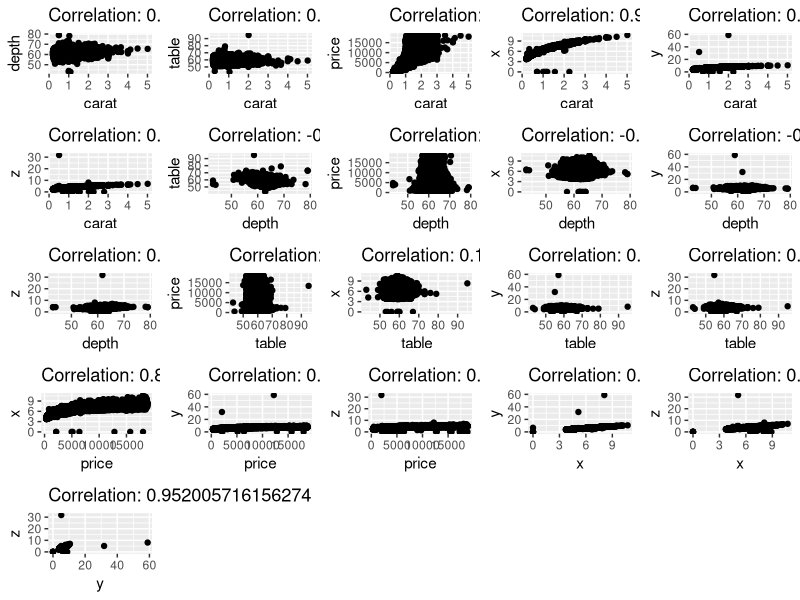

Reproduce this figure in R.
## ---- chunk 1
extract_numerical_columns <- function(dataframe) #this function takes a data frame and return all numeric columns from it
  {
  nums <- sapply(dataframe, is.numeric) #Since a data frame is a list we can use the list-apply functions to get all numerical columns
  numeric_columns <- dataframe[, nums] #create the variable that contains all numerical columns
  return (numeric_columns) #output
  }
  
  require(ggplot2) #require the ggplot2 package to load the diamond data frame
  extract_numerical_columns(diamonds) #test
## ---- chunk 2
pearson_cor <- function(dataframe) #create a function with input data frame and output two columns with pair of variable names in the 1st column and their person correlation in the 2nd column
{
  Pair_of_variables <- c() #create a variable Pair_of_variables, where we will put pair of variable names in it
  Pearson_cor_coeff <- c() #create a variable Pair_of_variables, where we will put corresponding Pearson correlation coefficient in it
  dataframenum <- extract_numerical_columns(dataframe) #create a variable dataframenum that contains all numeric column names in dataframe by using the function we defined above
  n=1 #create a variable n that will represent position in Pair_of_variables and Pearson_cor_coeff, we will use it to go through all positions in Pair_of_variables and Pearson_cor_coeff, let it equal to 1 first
  for (i in 1:(ncol(dataframenum)-1)){ #use for loop to go through from the first column name to the penult in dataframenum
    for (j in (i+1):ncol(dataframenum)){ #use for loop to go through from the i+1th column name to the last in dataframenum
      Pair_of_variables[n]  <- paste(colnames(dataframenum)[i],"-",colnames(dataframenum)[j],sep="") #using paste() to write pair of variable names in a single string separated by a -, and put into Pair_of_variables
      Pearson_cor_coeff[n]  <- cor(dataframenum[ ,i],dataframenum[ ,j],method="pearson") #using cor() to calculate the Pearson correlation coefficient between the ith column and jth column in dataframenum, and write down the result in Pearson_cor_coeff
      n=n+1 #add 1 to n in order to go to the next positions in Pair_of_variables and Pearson_cor_coeff
    } #finish second for loop
  }#finish first for loop
  newdata<-data.frame(Pair_of_variables, Pearson_cor_coeff) #create a data frame called newdata, put Pair_of_variables and Pearson_cor_coeff into it 
  newdata #output newdata 
} #finish function

require(ggplot2) #load ggplot2 package to get diamonds data frame

pearson_cor(diamonds) #test pearson_cor() by using diamonds data


## ---- chunk 3
  sca_plot <- function(dataframe) # this function sca_plot() takes input data frame variable and outputs a labeled scatter plot for every pair of numerica variables.
    { 
  library(ggplot2) #load ggplot2 package to get diamonds data frame
  library(grid) #load grid package to create plot
  library(gridExtra) #load gridExtra package in order to integrate all plots
  dataframenumeric <- extract_numerical_columns(dataframe) #create a variable contains all numeric column by using extract_numerical_columns() 
  splotall<-list() #create a variable for a list of plots where we will use it to put all plots
  n=1 #create a variable n that will represent position in splotall; as we will use it to go through all positions in splotall, let it equal to 1 first
  for (i in 1:(ncol(dataframenumeric)-1)){ #go through from the first column to the penult in dataframep
    for (j in (i+1):ncol(dataframenumeric)){ #another loop going through from the i+1th column name to the last 
      plotdata <- data.frame(dataframenumeric[,i],dataframenumeric[,j]) #create a variable plotdata and put the ith and jth columns of dataframenumeric in it. 
      colnames(plotdata) <- c(colnames(dataframenumeric)[i],colnames(dataframenumeric)[j]) #make the column names of plotdata be the column names of ith and jth column of numeric data columns 
      xyPCorr <- cor(dataframenumeric[,i],dataframenumeric[,j],method="pearson") # careate a varialbe xyPcorr which stores the Pearson correlation coefficient between the ith column and jth column 
      splotall[[n]] <- (ggplot(plotdata,aes_string(x=colnames(dataframenumeric)[i],y=colnames(dataframenumeric)[j]))+geom_point()+ggtitle(paste("Correlation:",xyPCorr))) #create the scatter plot for plotdata, the x label is ith column name the y label is jth column name i, the geoms are points, the title is "Correlation:xyPCorr"
      n=n+1 #add 1 to n in order to go to the next position in splotall
    } #finish second loop
  } #finish first loop
  do.call(grid.arrange,splotall) #Output all plots as whole and display on grid.arrange by using do.call()
} #finish function

  # we need to preinstall gridExtra to combine the plots

sca_plot(diamonds) #test sca_plot() by using diamonds data frame
  

